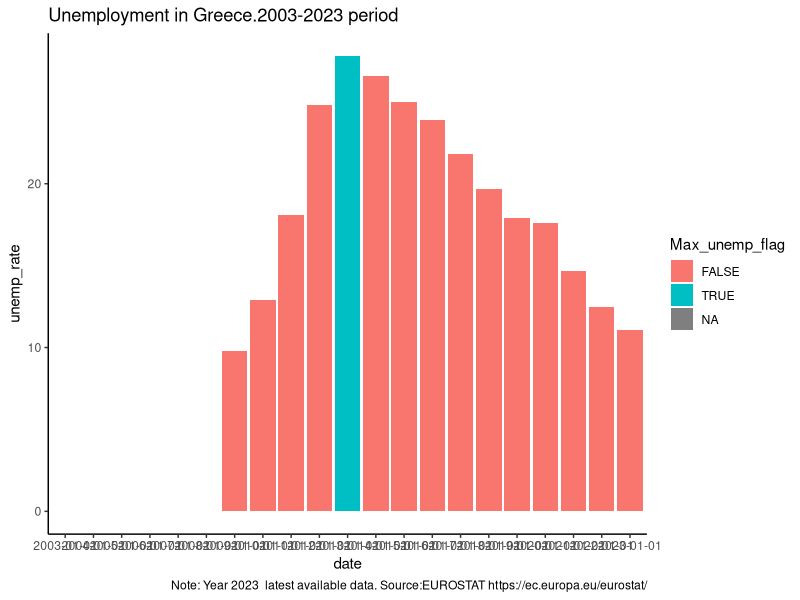
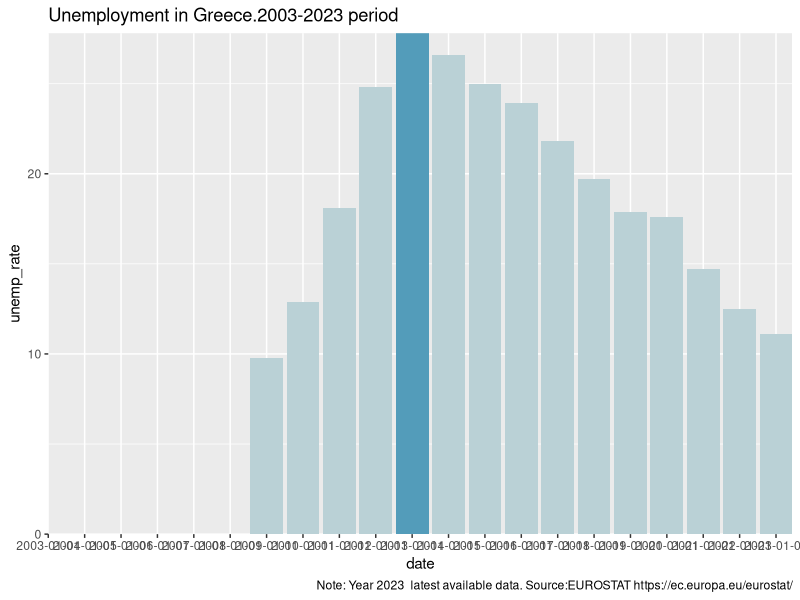
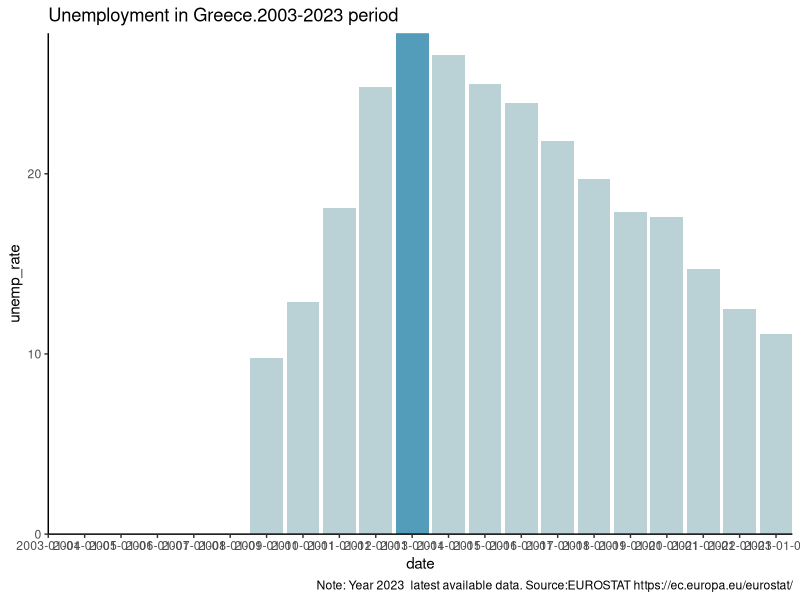
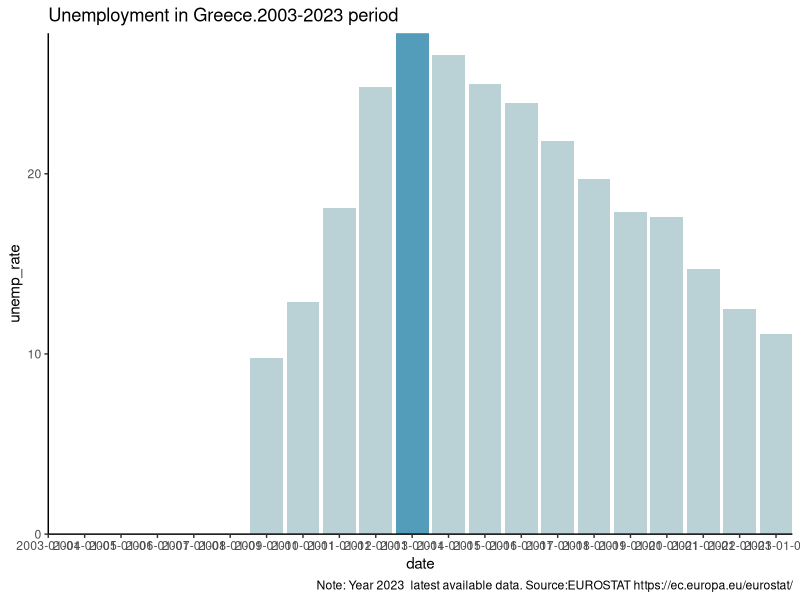
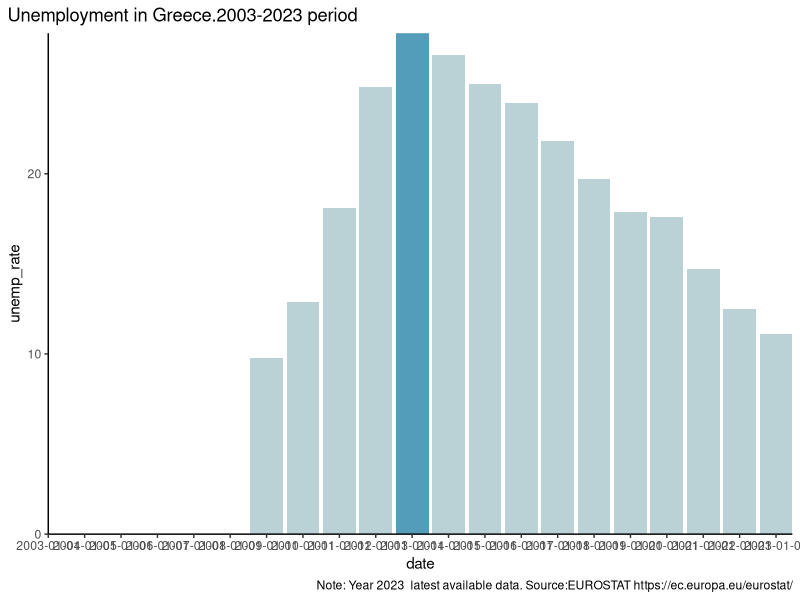
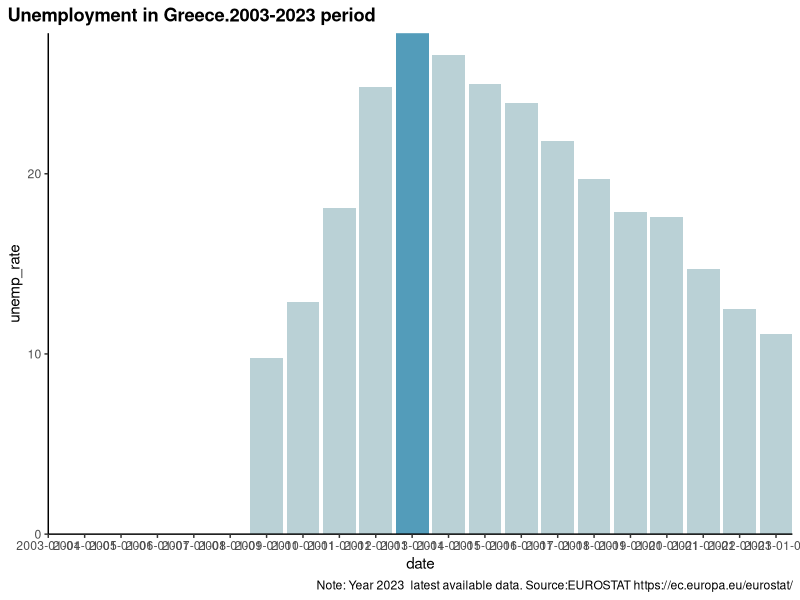
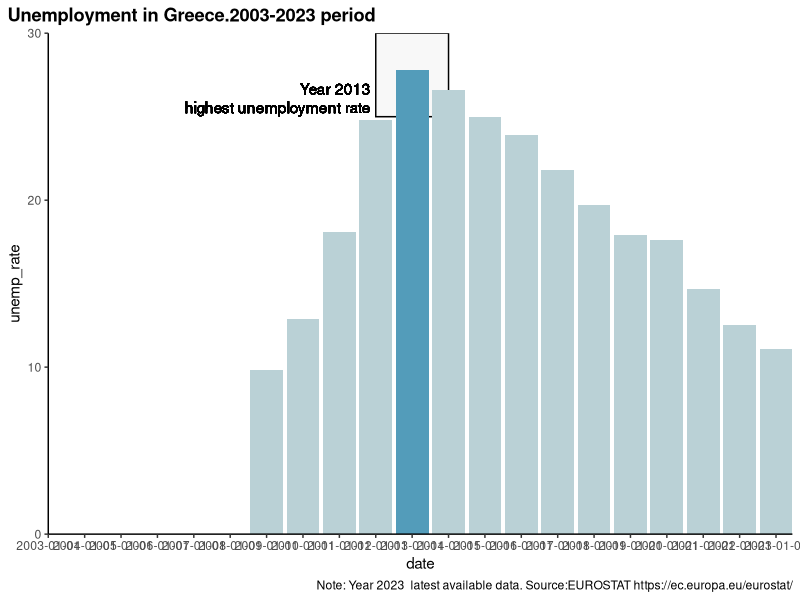
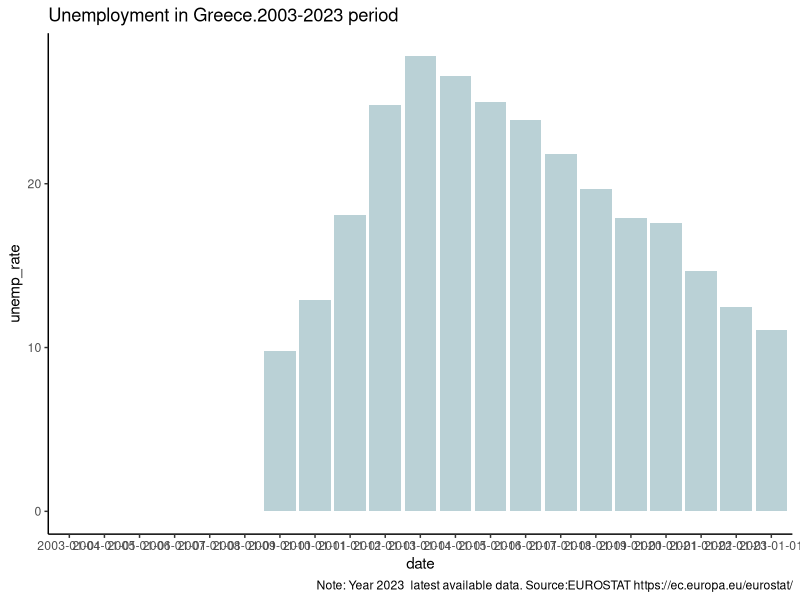

Write R code to recreate these figures, in order.
# Script:  06 custom geom_bar unrmployment by county.R
# AIM 06 custom geom_bar unmployment metric for each country


# 1. Import previous files.
library(here)
library(tidyverse)

# 1. Import unemployment indicator data 
unemp_data <- read.table(here("data_cleansed", "EU_UNEMP_CLEAN_une_rt_a_LONG.csv"),
                         header =TRUE, sep =',',stringsAsFactors =TRUE)
head(unemp_data)

# 2. Subset data for Greece
str(unemp_data)
head(unemp_data)

unemp_greece <- unemp_data %>% 
  filter(country %in% c("greece")) %>%  
  select(-c(X))
unemp_greece


# 3. Create two flags
# 3.1. Flag for highest unemployment year
str(unemp_greece)

unemp_greece_max <- unemp_greece %>% 
  mutate(
    Date = as.Date(date),
    unemp_round = round(unemp_rate,0),
    max_unemp = max(unemp_rate, na.rm = TRUE),
    Max_unemp_flag = ifelse(unemp_rate == max_unemp,TRUE,FALSE) 
  ) %>% 
  select(date,Date,country,unemp_rate,max_unemp,Max_unemp_flag)

# 3.2. Flag for the latest year
str(unemp_greece_max)

unemp_greece_latest <- unemp_greece_max %>% 
  mutate(
      Latest_date = max(Date),
      Max_date = ifelse(Date == Latest_date,TRUE,FALSE))


# 4. Create a basic bar plot
str(unemp_greece)
Plot01 <- unemp_greece %>% 
  ggplot(aes(x = date, y = unemp_rate)) +
  geom_col(fill = "#BAD1D6")

Plot02 <- unemp_greece %>% 
  ggplot(aes(x = date, y = unemp_rate)) +
  geom_col(fill = "#BAD1D6") +
labs(title = "Unemployment in Greece.2003-2023 period",
     caption = "Note: Year 2023  latest available data. Source:EUROSTAT https://ec.europa.eu/eurostat/") +
  theme_classic() 

ggsave("plots_output/10_Greece_unemployment_value.png", width = 6.38, height = 5.80)


# 4.1 Introduce titles and flag for year with max unemployment value 
# Flag color introduced, fill goes to ggplot() function and geom_col() used to remove legend
str(unemp_greece_latest)

# To highlight specific date, it must be defined as a FACTOR

Plot03 <- unemp_greece_latest %>% 
  ggplot(aes(x = date, y = unemp_rate, fill = Max_unemp_flag)) +
  labs(title = "Unemployment in Greece.2003-2023 period",
       caption = "Note: Year 2023  latest available data. Source:EUROSTAT https://ec.europa.eu/eurostat/") +
  geom_col() +
  theme_classic() 
Plot03

ggsave("plots_output/11_True_false_colour_defined_by_max_unemp_value.png", width = 6.38, height = 5.80)


# 4.2 Introduce custom colour in the plot
#    geom_col(show.legend = FALSE) +
# colours: FALSE values for "is_2024" variable: Aquamarine "#BAD1D6"
#          TRUE values for "is_2024" variable: Last year is 2024. DARK BLUE "#539CBA"
#    scale_fill_manual(breaks = c(FALSE,TRUE),
#                   values = c("#BAD1D6","#539CBA"))
  
Plot04 <-  unemp_greece_latest %>% 
  ggplot(aes(x = date, y = unemp_rate, fill = Max_unemp_flag)) +
  labs(title = "Unemployment in Greece.2003-2023 period",
       caption = "Note: Year 2023  latest available data. Source:EUROSTAT https://ec.europa.eu/eurostat/") +
  geom_col(show.legend = FALSE) +
  scale_fill_manual(breaks = c(FALSE,TRUE),
                    values = c("#BAD1D6","#539CBA")) +
  coord_cartesian(expand = FALSE) 
Plot04

ggsave("plots_output/12_Cutom_color_bars_based_flag_max_value.png", width = 6.38, height = 5.80)


# 4.3 Introduce theme_classic() to the plot 
Plot05 <-  unemp_greece_latest %>% 
  ggplot(aes(x = date, y = unemp_rate, fill = Max_unemp_flag)) +
  labs(title = "Unemployment in Greece.2003-2023 period",
       caption = "Note: Year 2023  latest available data. Source:EUROSTAT https://ec.europa.eu/eurostat/") +
  geom_col(show.legend = FALSE) +
  scale_fill_manual(breaks = c(FALSE,TRUE),
                    values = c("#BAD1D6","#539CBA")) +
  coord_cartesian(expand = FALSE) +
  theme_classic() 
Plot05

ggsave("plots_output/13_Cutom_theme_color_bars_based_flag_max_value.png", width = 6.38, height = 5.80)


# 4.4 Remove expansion around the whole perimeter
# Always remove this expansion for geom_col()
# coord_cartesian(expand = FALSE) +

Plot06 <-  unemp_greece_latest %>% 
  ggplot(aes(x = date, y = unemp_rate, fill = Max_unemp_flag)) +
  labs(title = "Unemployment in Greece.2003-2023 period",
       caption = "Note: Year 2023  latest available data. Source:EUROSTAT https://ec.europa.eu/eurostat/") +
  geom_col(show.legend = FALSE) +
  scale_fill_manual(breaks = c(FALSE,TRUE),
                    values = c("#BAD1D6","#539CBA")) +
  coord_cartesian(expand = FALSE) +
  theme_classic() 
Plot06

ggsave("plots_output/14_Cutom_theme_color_bars_based_no_gap.png", width = 6.38, height = 5.80)

# 4.5 Include Title and caption
#theme(
#  #  plot.caption = element_textbox_simple(hjust=0), # Wrap legend text
#  plot.caption.position = "plot", # Caption and title left aligned
#  plot.title.position = "plot"
#)

library(ggtext)

Plot07 <-  unemp_greece_latest %>% 
  ggplot(aes(x = date, y = unemp_rate, fill = Max_unemp_flag)) +
  labs(title = "Unemployment in Greece.2003-2023 period",
       caption = "Note: Year 2023  latest available data. Source:EUROSTAT https://ec.europa.eu/eurostat/") +
  geom_col(show.legend = FALSE) +
  scale_fill_manual(breaks = c(FALSE,TRUE),
                    values = c("#BAD1D6","#539CBA")) +
  coord_cartesian(expand = FALSE) +
  theme_classic() +
  theme(
  #  plot.caption = element_textbox_simple(hjust=0), # Wrap legend text
    plot.caption.position = "plot", # Caption and title left aligned
    plot.title.position = "plot"
  )
Plot07

# 4.6 Form title as bold
#  plot.title = element_text(face = "bold"),

library(ggtext)

Plot08 <-  unemp_greece_latest %>% 
  ggplot(aes(x = date, y = unemp_rate, fill = Max_unemp_flag)) +
  labs(title = "Unemployment in Greece.2003-2023 period",
       caption = "Note: Year 2023  latest available data. Source:EUROSTAT https://ec.europa.eu/eurostat/") +
  geom_col(show.legend = FALSE) +
  scale_fill_manual(breaks = c(FALSE,TRUE),
                    values = c("#BAD1D6","#539CBA")) +
  coord_cartesian(expand = FALSE) +
  theme_classic() +
  theme(
    plot.title = element_text(face = "bold"),
    #  plot.caption = element_textbox_simple(hjust=0), # Wrap legend text
    plot.caption.position = "plot", # Caption and title left aligned
    plot.title.position = "plot"
  )
Plot08

ggsave("plots_output/15_Cutom_plot_bold_title.png", width = 6.38, height = 5.80)

# 4.7 Create annotation bubble
# Annotation buble position needs to be adjusted for each chart
library(ggtext)

# Format caption

# Insert a single line break <br> in the annotation buble.
# Remove border colour around "Year 2013 highest unemployment rate" text annotation geom_richtext() (color = "black",label.colour = NA)
# Draw Horizontal line from the text to the bar: 
#   Using annotate(annotate(geom = "segment",x = 2022.5 , xend = 2023.4,y = 63, yend = 63)) 
# Introduce rectangle figure with annotate('rect',xmin = 07, xmax = 12,ymin = 25, ymax = 30, 
#                           alpha = .1 , fill = 'grey',col = 'black')

Plot09 <-  unemp_greece_latest %>% 
  ggplot(aes(x = date, y = unemp_rate, fill = Max_unemp_flag)) +
  # annotate('segment',xmin = as.Date("2010-01-01"), xmax = as.Date("2010-01-02"),ymin = 15, ymax = 20) +
 annotate('rect',xmin = 10, xmax = 12,ymin = 25, ymax = 30, 
           alpha = .1 , fill = 'grey',col = 'black') +
  
#  annotate('segment',x = 05, xend =16 ,y = 10, yend =  20, 
#          alpha = .1 , fill = 'blue',col = 'black') +

    labs(title = "Unemployment in Greece.2003-2023 period",
       caption = "Note: Year 2023  latest available data. Source:EUROSTAT https://ec.europa.eu/eurostat/") +
  geom_col(show.legend = FALSE) +
  # Include annotation buble 
  geom_richtext(geom = "textbox", label = "Year 2013<br>highest unemployment rate", 
                x = 10, y = 26,
                hjust = 1,  
                fill = NA,
                color = "black",
                label.colour = NA,
                show.legend = FALSE) +
  scale_fill_manual(breaks = c(FALSE,TRUE),
                    values = c("#BAD1D6","#539CBA")) +
  coord_cartesian(expand = FALSE) +
  theme_classic() +
  theme(
    plot.title = element_text(face = "bold"),
    #  plot.caption = element_textbox_simple(hjust=0), # Wrap legend text
    plot.caption.position = "plot", # Caption and title left aligned
    plot.title.position = "plot"
  )
Plot09

ggsave("plots_output/16_Include Annotation buble with geom annotations.png", width = 6.38, height = 5.80)


